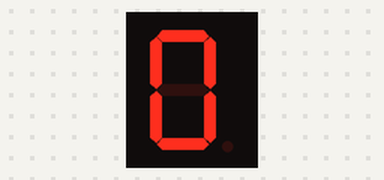
Bench run of a sketch on a simulated Arduino Uno, built with avr-gcc and run on an emulated ATmega328P. On the bench: 1-digit seven-segment display. Wiring (inferred from the names in the program): 1-digit 7-segment display, segments lit when HIGH: segments pin 5, pin 6, pin 7, pin 8, pin 9, pin 10, pin 11. The segment pins are drawn as the display they are named for.

Above: at 0.1 s.
At 0.6 s:
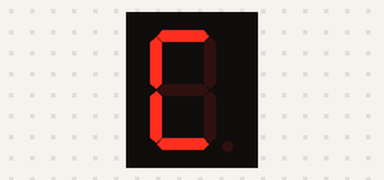
At 1.1 s:
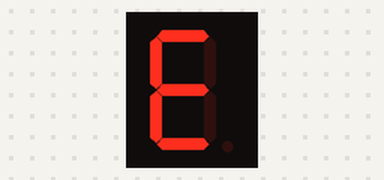
At 2.1 s:
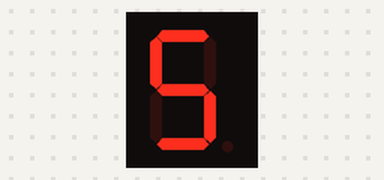
At 2.6 s:
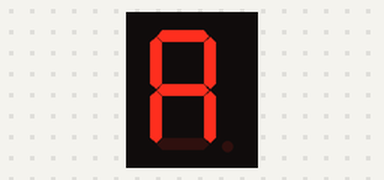
At 3.1 s:
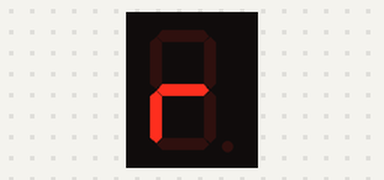

Measured:
- by itself, everything shown: repeats every 3.0 s, in 5 steps
- what the display in image 1 shows lasts 0.5 s, from 0.5 s to 1.0 s
- what the display in image 2 shows lasts 1.0 s, from 1.0 s to 2.0 s

The sketch:

_3.3.ino
```cpp
const int segA = 5;          // donar nom al pin 5 de l’Arduino
const int segB = 6;          // donar nom al pin 6 de l’Arduino
const int segC = 7;          // donar nom al pin 7 de l’Arduino
const int segD = 8;          // donar nom al pin 8 de l’Arduino
const int segE = 9;          // donar nom al pin 9 de l’Arduino
const int segF = 10;         // donar nom al pin 10 de l’Arduino
const int segG = 11;         // donar nom al pin 11 de l’Arduino
int pausa = 500;             // definir variable de temps en ms


//********** Setup ****************************************************************
void setup()
{
  pinMode(segA, OUTPUT);     // definir el pin 5 com una sortida
  pinMode(segB, OUTPUT);     // definir el pin 6 com una sortida
  pinMode(segC, OUTPUT);     // definir el pin 7 com una sortida
  pinMode(segD, OUTPUT);     // definir el pin 8 com una sortida
  pinMode(segE, OUTPUT);     // definir el pin 9 com una sortida
  pinMode(segF, OUTPUT);     // definir el pin 10 com una sortida
  pinMode(segG, OUTPUT);     // definir el pin 11 com una sortida


  digitalWrite(segA, HIGH);   // número 0
  digitalWrite(segB, HIGH);
  digitalWrite(segC, HIGH);
  digitalWrite(segD, HIGH);
  digitalWrite(segE, HIGH);
  digitalWrite(segF, HIGH);
  digitalWrite(segG, LOW);    // segments ON: A, B, C, D, E i F

  delay(pausa);               // es queda en aquest estat pausa ms
}

//********** Loop *****************************************************************
void loop()
{

  digitalWrite(segA, HIGH);   // Lletra C
  digitalWrite(segB, LOW);
  digitalWrite(segC, LOW);
  digitalWrite(segD, HIGH);
  digitalWrite(segE, HIGH);
  digitalWrite(segF, HIGH);
  digitalWrite(segG, LOW);

  delay(pausa);               // es queda en aquest estat pausa ms

  digitalWrite(segA, HIGH);   // Lletra E
  digitalWrite(segB, LOW);
  digitalWrite(segC, LOW);
  digitalWrite(segD, HIGH);
  digitalWrite(segE, HIGH);
  digitalWrite(segF, HIGH);
  digitalWrite(segG, HIGH);

  delay(pausa);               // es queda en aquest estat pausa ms

  digitalWrite(segA, HIGH);   // Lletra E
  digitalWrite(segB, LOW);
  digitalWrite(segC, LOW);
  digitalWrite(segD, HIGH);
  digitalWrite(segE, HIGH);
  digitalWrite(segF, HIGH);
  digitalWrite(segG, HIGH);

  delay(pausa);               // es queda en aquest estat pausa ms

  digitalWrite(segA, HIGH);   // Lletra 5
  digitalWrite(segB, LOW);
  digitalWrite(segC, HIGH);
  digitalWrite(segD, HIGH);
  digitalWrite(segE, LOW);
  digitalWrite(segF, HIGH);
  digitalWrite(segG, HIGH);

  delay(pausa);               // es queda en aquest estat pausa ms

  digitalWrite(segA, HIGH);   // Lletra A
  digitalWrite(segB, HIGH);
  digitalWrite(segC, HIGH);
  digitalWrite(segD, LOW);
  digitalWrite(segE, HIGH);
  digitalWrite(segF, HIGH);
  digitalWrite(segG, HIGH);

  delay(pausa);               // es queda en aquest estat pausa ms

  digitalWrite(segA, LOW);   // Lletra R
  digitalWrite(segB, LOW);
  digitalWrite(segC, LOW);
  digitalWrite(segD, LOW);
  digitalWrite(segE, HIGH);
  digitalWrite(segF, LOW);
  digitalWrite(segG, HIGH);

  delay(pausa);               // es queda en aquest estat pausa ms


 }
```
